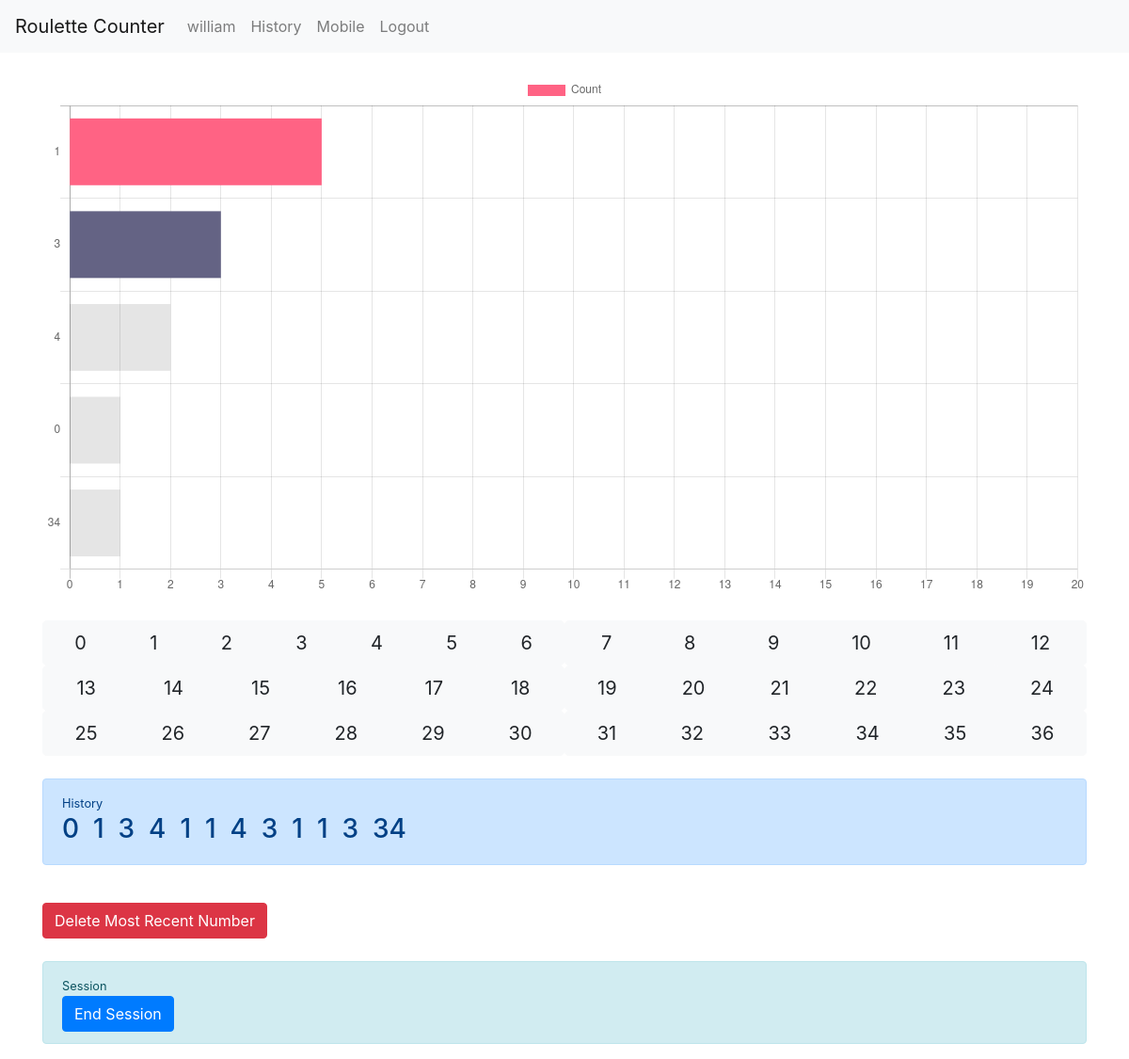
/mobile (signed in), run on an earlier commit of the app's database.
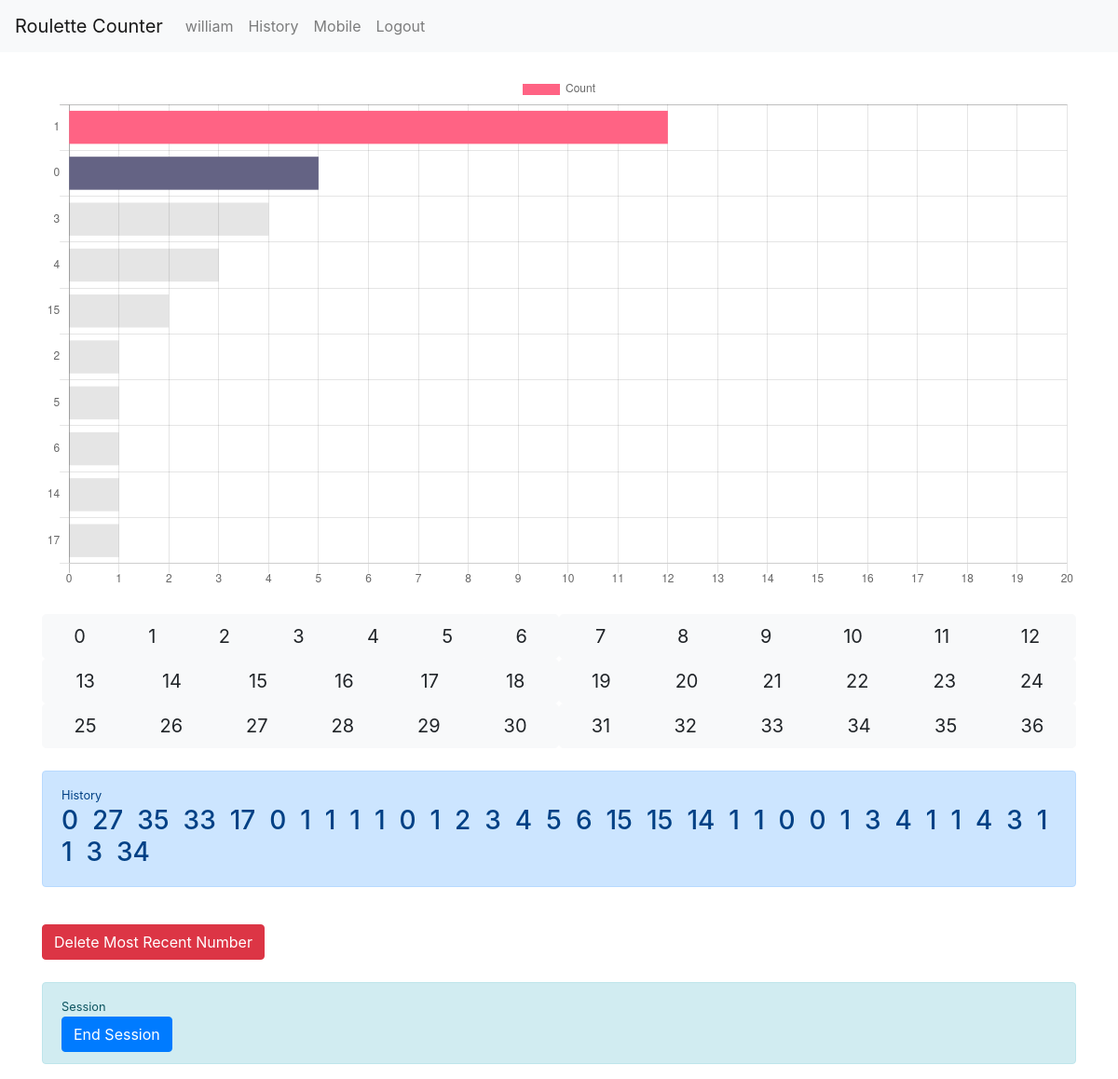
And on a later commit of the database.
### roulettecounter/models.py (models this page shows, shortened)
class NumberShown(models.Model):
    date = models.DateTimeField()
    number_stat = models.ForeignKey(NumberStat, on_delete=models.CASCADE)
    session = models.ForeignKey(Session, on_delete=models.CASCADE)

class NumberStat(models.Model):
    number = models.PositiveSmallIntegerField()
    is_green = models.BooleanField()
    is_red = models.BooleanField()
    is_black = models.BooleanField()
    is_even = models.BooleanField()
    is_odd = models.BooleanField()
    is_in_first_col = models.BooleanField()
    is_in_second_col = models.BooleanField()
    is_in_third_col = models.BooleanField()
    is_in_first_half = models.BooleanField()
    is_in_second_half = models.BooleanField()
    is_in_first_row = models.BooleanField()
    is_in_second_row = models.BooleanField()
    is_in_third_row = models.BooleanField()
    appearances = models.PositiveSmallIntegerField(default=0)
    percentage_appeared = models.DecimalField(max_digits=5, decimal_places=2, default=0)
    session = models.ForeignKey(Session, on_delete=models.CASCADE)
    green_numbers = [0, 00]
    red_numbers = [1, 3, 5, 7, 9, 12, 14, 16, 18, 19, 21, 23, 25, 27, 30, 32, 34, 36]
    black_numbers = [2, 4, 6, 8, 10, 11, 13, 15, 17, 20, 22, 24, 26, 28, 29, 31, 33, 35]

### roulettecounter/views.py (the view)
# urls.py: path('mobile', views.mobile_request, name="mobile"),
def mobile_request(request):
    if not Session.is_in_session(request):
        start_session_request(request)
    session = Session.get_current_session(request)
    context = {'currentSession': session,
               'labels': get_hot_numbers(request, session, limit=10)[0],
               'data': get_hot_numbers(request, session, limit=10)[1],
               'history': NumberShown.objects.filter(session=session).order_by('-date')
               }
    return render(request, "roulettecounter/mobile.html", context=context)

### roulettecounter/models.py (called while the page is built)
    def is_running(self):
        return self.date_end is None

    @staticmethod
    def get_current_session(request):
        try:
            user = get_user(request)
            if user.is_anonymous:
                user = None
            session = Session.objects.filter(user=user).latest('date_start')
            if session.is_running():
                return session
        except Session.DoesNotExist:
            pass
        return None

    @staticmethod
    def is_in_session(request):
        return Session.get_current_session(request) is not None

### roulettecounter/views.py (called while the page is built)
def get_hot_numbers(request, session, limit=37):
    hot_numbers = []
    for number_stat in NumberStat.objects.filter(session=session):
        if number_stat.appearances > 0:
            hot_numbers.append((number_stat.number, number_stat.appearances))
    hot_numbers.sort(key=itemgetter(1), reverse=True)
    labels = [e[0] for e in hot_numbers][:limit]
    data = [e[1] for e in hot_numbers][:limit]
    return labels, data

### roulettecounter/templates/roulettecounter/mobile.html (shortened to what this page needs)
{% extends "roulettecounter/base.html" %}
{% block content %}
  {% if currentSession %}
    {% include "roulettecounter/includes/hotnumbers.html" with chartName="myChart" %}
    <br>
    {% include "roulettecounter/includes/input.html" %}
    <br>
    {% include "roulettecounter/includes/history.html" %}
    <br>
    {% include "roulettecounter/includes/deletebutton.html" %}
  {% endif %}
  <br>
  {% include "roulettecounter/includes/sessions.html" %}
{% endblock %}

### roulettecounter/templates/roulettecounter/includes/history.html
<div class="alert alert-primary" role="alert">
    <small>History</small>
    <h3>
      {% if history %}
        {% for number in history %}
          {{ number.number_stat.number }}&nbsp;
        {% endfor %}
      {% else %}
        &nbsp;
      {% endif %}
    </h3>
</div>

What changed in the data, as far as the page shows it:
added NumberShown: number_stat.number "0"
added NumberShown: number_stat.number "27"
added NumberShown: number_stat.number "35"
added NumberShown: number_stat.number "33"
added NumberShown: number_stat.number "17"
added NumberShown: number_stat.number "0"
added NumberShown: number_stat.number "1"
added NumberShown: number_stat.number "1"
added NumberShown: number_stat.number "1"
added NumberShown: number_stat.number "1"
added NumberShown: number_stat.number "0"
added NumberShown: number_stat.number "1"
added NumberShown: number_stat.number "2"
added NumberShown: number_stat.number "3"
added NumberShown: number_stat.number "4"
added NumberShown: number_stat.number "5"
added NumberShown: number_stat.number "6"
added NumberShown: number_stat.number "15"
added NumberShown: number_stat.number "15"
added NumberShown: number_stat.number "14"
added NumberShown: number_stat.number "1"
added NumberShown: number_stat.number "1"
added NumberShown: number_stat.number "0"
Also different on the page:
chart data {{ labels|safe }}: [1, 3, 4, 0, 34] → [1, 0, 3, 4, 15, 2, 5, 6, 14, 17]
chart data {{ data|safe }}: [5, 3, 2, 1, 1] → [12, 5, 4, 3, 2, 1, 1, 1, 1, 1]
